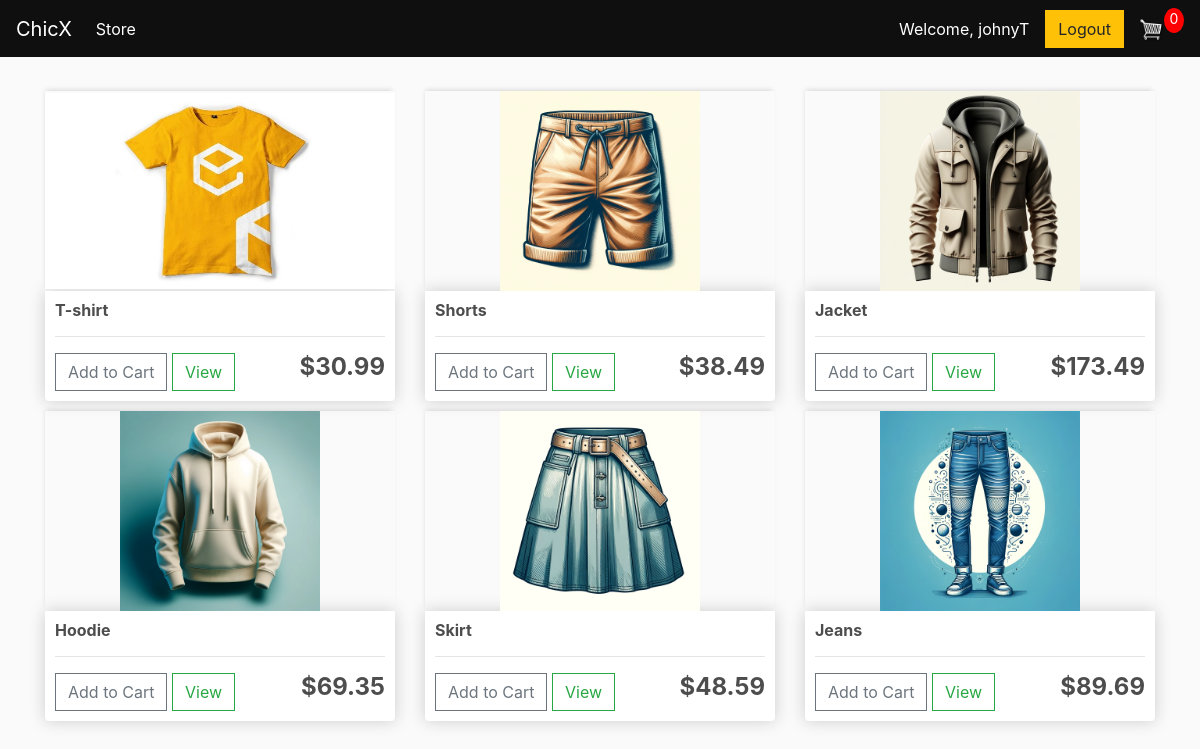
Screenshot of / (signed in) with the database file from the repository.
### store/models.py (models this page shows)
class Product(models.Model):
    name = models.CharField(max_length=200, null=True)
    price = models.DecimalField(max_digits=7, decimal_places=2)
    digital = models.BooleanField(default=False, null=True, blank=False)
    description = models.TextField(blank=True)
    image = models.ImageField(null=True, blank=True)
    sizes = models.ManyToManyField(Size, through=ProductSize)
    colors = models.ManyToManyField(Color, through=ProductColor)

### store/views.py (the view)
# urls.py: path('', include('store.urls')),
def store(request):
    data = cartData(request)
    cartItems = data['cartItems']
    products = Product.objects.all()
    context = {'products': products, 'cartItems': cartItems}
    return render(request, 'store/store.html', context)

### store/models.py (called while the page is built)
    @property
    def get_cart_items(self):
        orderitems = self.orderitem_set.all()
        total = sum([item.quantity for item in orderitems])
        return total

### store/utils.py (called while the page is built)
def cartData(request):
    if request.user.is_authenticated:
        try:
            customer = request.user.customer
        except Customer.DoesNotExist:
            customer = Customer.objects.create(user=request.user)
        customer = request.user.customer
        order, created = Order.objects.get_or_create(customer=customer, complete=False)
        items = order.orderitem_set.all()
        cartItems = order.get_cart_items
    else:
        cookieData = cookieCart(request)
        cartItems = cookieData['cartItems']
        order = cookieData['order']
        items = cookieData['items']
    return {'cartItems': cartItems, 'order': order, 'items': items}

### store/templates/store/store.html
{% extends 'store/main.html' %}
{% load static %}
{% block content %}
     <div class="row">
	 	{% for product in products %}
		<div class="col-lg-4">
			<img class="thumbnail" src="{{product.image.url}}">
			<div class="box-element product">
				<h6><strong>{{product.name}}</strong></h6>
				<hr>
				<button  data-product="{{product.id}}" data-action="add"  class="btn btn-outline-secondary add-btn update-cart">Add to Cart</button>
				<a class="btn btn-outline-success" href="{% url 'product_detail' product.id %}">View</a>
				<h4 style="display: inline-block; float: right"><strong>${{product.price }}</strong></h4>
			</div>
		</div>
	 	{% endfor %}
	</div>
{% endblock content %}

### store/templates/store/main.html (shortened to what this page needs)
<!DOCTYPE html>
{% load static %}
<html lang="en">
<head>
    <link rel="stylesheet" href="https://stackpath.bootstrapcdn.com/bootstrap/4.4.1/css/bootstrap.min.css"
>
    <link rel="stylesheet" type="text/css" href="{% static 'css/main.css' %}">
</head>
<body>
<nav class="navbar navbar-expand-lg navbar-dark bg-dark">
    <a class="navbar-brand" href="{% url 'store' %}">ChicX</a>
    <div class="collapse navbar-collapse" id="navbarSupportedContent">
        <ul class="navbar-nav mr-auto">
            <li class="nav-item active">
                <a class="nav-link" href="{% url 'store' %}">Store<span class="sr-only">(current)</span></a>
            </li>
        </ul>
        <div class="form-inline my-2 my-lg-0">
            {% if user.is_authenticated %}
            <div class="mr-3 text-white">Welcome, {{ user.username }}</div>
            <a href="{% url 'logout' %}" class="btn btn-warning">Logout</a>
            {% else %}
            <button class="btn btn-outline-warning ml-2" data-toggle="modal" data-target="#signupModal">Sign Up</button>
            <button class="btn btn-warning" data-toggle="modal" data-target="#loginModal">Login</button>
        </div>
    </div>
    {% endif %}
    <a href="{% url 'cart' %}">
        <img id="cart-icon" src="{% static 'images/cart.png' %}">
    </a>
    <p id="cart-total">{{cartItems}}</p>
    </div>
    </div>
</nav>
<div class="container">
    <br>
    {% block content %}
    {% endblock content %}
</div>
</body>
</html>

### static/css/main.css (style rules this page uses)
:root { --obsidian-black: #0f0f0f; }
.navbar { background-color: var(--obsidian-black) !important; border-color: var(--obsidian-black) !important; }
.navbar .navbar-brand, .navbar .navbar-nav .nav-link { color: #ffffff !important; }
.bg-dark { background-color: var(--obsidian-black) !important; }
body { background-color: hsl(0, 0%, 98%); }
h1, h2, h3, h4, h5, h6 { color: hsl(0, 0%, 30%); }
.box-element { box-shadow: hsl(0, 0%, 80%) 0 0 16px; background-color: #fff; border-radius: 4px; padding: 10px; }
.thumbnail { width: 100%; height: 200px; object-fit: contain; -webkit-box-shadow: -1px -3px 5px -2px rgba(214,214,214,1); -moz-box-shadow: -1px -3px 5px -2px rgba(214,214,214,1); box-shadow: -1px -3px 5px -2px rgba(214,214,214,1); }
.product { border-radius: 0 0 4px 4px; }
#cart-icon { width: 25px; display: inline-block; margin-left: 15px; }
#cart-total { display: block; text-align: center; color: #fff; background-color: red; width: 20px; height: 25px; border-radius: 50%; font-size: 14px; }
.col-lg-4, .col-lg-6, .col-lg-8, .col-lg-12 { margin-top: 10px; }
.btn { border-radius: 0; }

### rows the page displays
Product: image (picture), name "T-shirt", price "30.99"
Product: image (picture), name "Shorts", price "38.49"
Product: image (picture), name "Jacket", price "173.49"
Product: image (picture), name "Hoodie", price "69.35"
Product: image (picture), name "Skirt", price "48.59"
Product: image (picture), name "Jeans", price "89.69"

### other values shown
{{ user.username }} "johnyT"
{{ cartItems }} "0"
